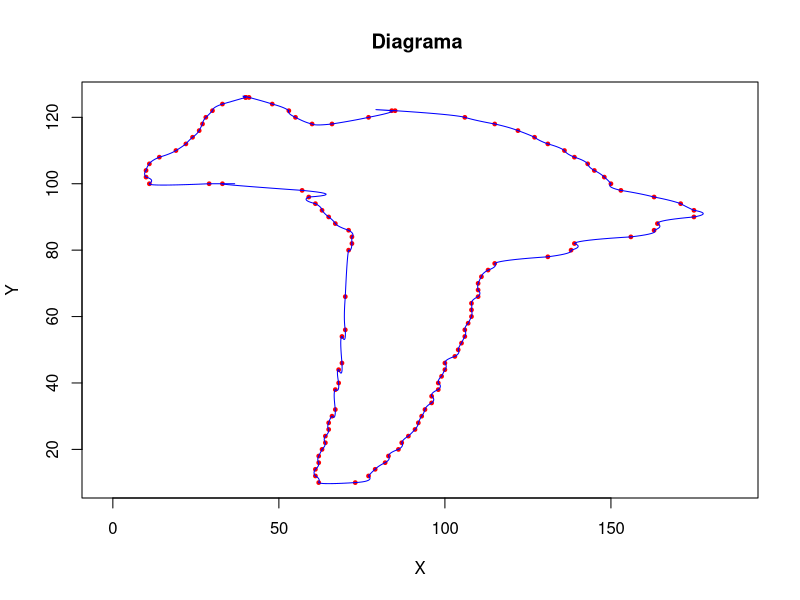

Write the R code that produced this figure.
x=c(
    40,33,30,28,27,26,24,22,19,14,11,10,10,11,29,33,57,59,61,63,65,67,71,72,72,71,70,70,69,69,68,68,67,67,66,65,65,64,64,63,62,62,61,61,62,73,77,79,82,83,86,87,89,91,92,93,94,96,96,98,98,99,100,100,103,104,105,106,106,107,108,108,108,110,110,110,111,113,115,131,138,139,156,163,164,175,175,171,163,153,150,148,145,143,139,136,131,127,122,115,106,85,84,77,66,60,55,53,48,41,40
    )
y=c(
    126,124,122,120,118,116,114,112,110,108,106,104,102,100,100,100,98,96,94,92,90,88,86,84,82,80,66,56,54,46,44,40,38,32,30,28,26,24,22,20,18,16,14,12,10,10,12,14,16,18,20,22,24,26,28,30,32,34,36,38,40,42,44,46,48,50,52,54,56,58,60,62,64,66,68,70,72,74,76,78,80,82,84,86,88,90,92,94,96,98,100,102,104,106,108,110,112,114,116,118,120,122,122,120,118,118,120,122,124,126,126
    )
plot(x,y, pch=19, cex=0.5, col = "red", asp=1,xlab="X", ylab="Y", main="Diagrama ")








cubicSpline<- function(x,y){
  a=rep(y)
  n=length(x)
  h<-(c(x,0)-c(0,x))[2:n]
  alph<-(3/c(1,h,1,1)*(c(a,1,1) - c(1,a,1)) - 3/c(1,1,h,1)*(c(1,a,1)-c(1,1,a)))[3:n]
  A <- c(1,rep(0,times=n-1))
  for (i in 1:(n-2)) {
    A <- rbind(A,c( rep(0,times=i-1) , c(h[i],2*(h[i]+h[i+1]),h[i+1]) , rep(0,times=n-i-2) ) )
  }
  A <- rbind(A,c(rep(0,times=n-1),1))
  b <- c(0,alph,0)
  c <- solve(A, b)
  b <- ((c(a,0) - c(0,a))/c(1,h,1) - c(1,h,1)/3*(c(c,0) + 2*c(0,c)))[2:n]
  d <- ((c(c,0) - c(0,c))/(3*c(1,h,1)))[2:n]
  ans = rbind(a[1:n-1],b,c[1:n-1],d)
}

draw<-function(x,y){
  t = 1:length(x)
  sx = cubicSpline(t,x)
  sy = cubicSpline(t,y)
  for (i in 1:(length(t)-1)) {
    dat<- data.frame(t=seq(t[i],t[i+1], by=0.1) )
    fx <- function(x) (sx[1,i] + sx[2,i]*(x-t[i]) + sx[3,i]*(x-t[i])^2 + sx[4,i]*(x-t[i]))
    fy <- function(x) (sy[1,i] + sy[2,i]*(x-t[i]) + sy[3,i]*(x-t[i])^2 + sy[4,i]*(x-t[i]))
    dat$y=fy(dat$t)
    dat$x=fx(dat$t)
    points(dat$x,dat$y,type='l', col='blue')
  }
}
draw(x,y)